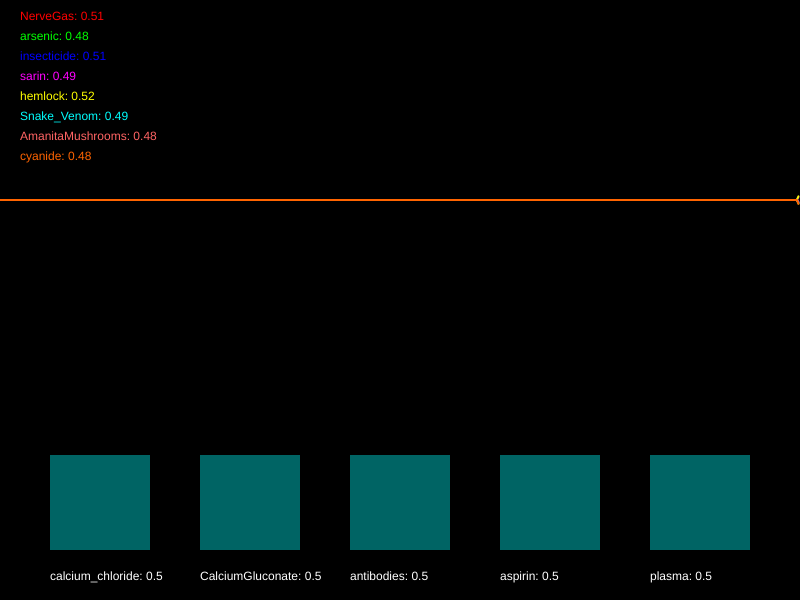
Frame 1 (no input)
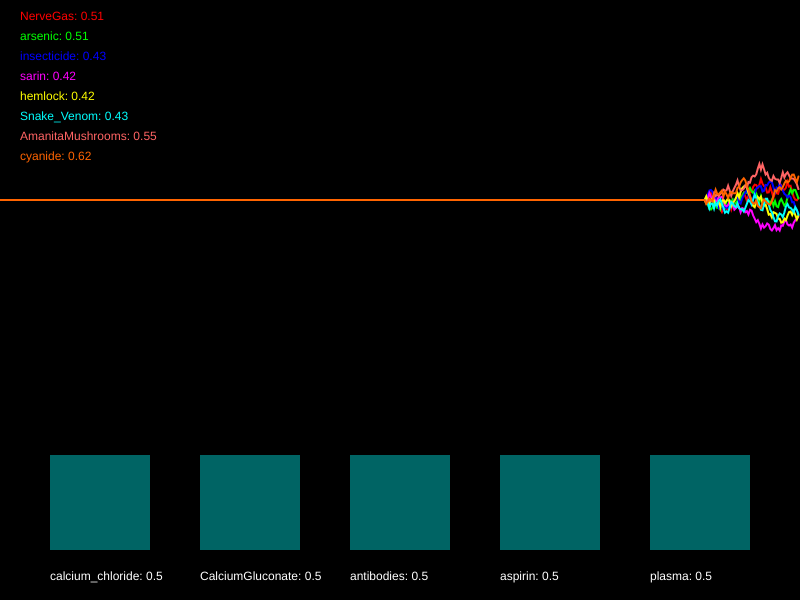
Frame 60 (no input)
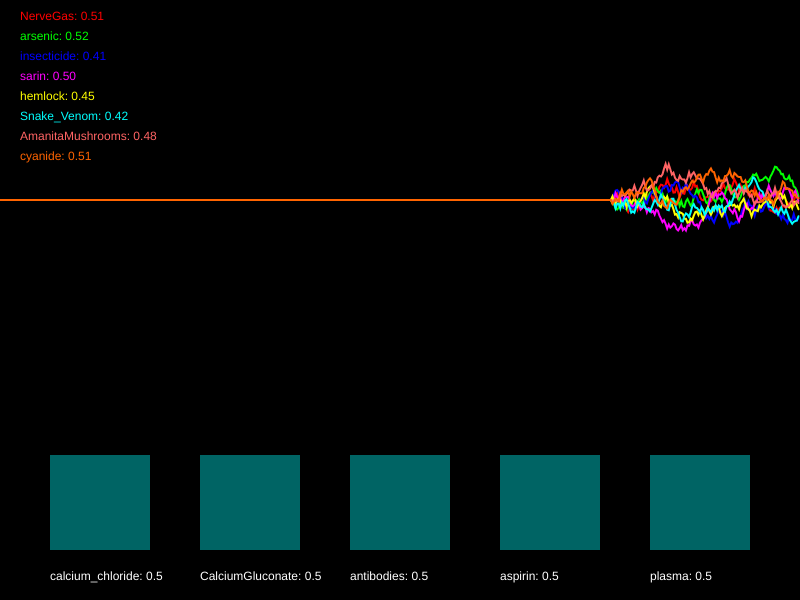
Frame 120 (the mouse pressed at the canvas centre since frame 60)

The p5.js sketch that drew these frames (run headless with seeded random() and noise() and a simulated clock; from frame 60 on, the mouse is pressed at the canvas centre):

// p5.js sketch
// ── sketch.js
/*

Officer: 1845677
CaseNum: 401-3-25497163-1845677

Case 401 - The Case of Norbert's Weiner Stand
Stage 4 - Mortal Cupcake

It seems that Norbert is getting desperate now. In what appears to be his final stand he has set up his own cupcake shop. The laced cupcakes look delicious but they are extremely dangerous. Just a brief whiff of one can induce a series of
deadly symptoms. This is Norbert’s most complex poison to date, so you’ll have to work hard to produce a viable antidote.

You must develop the antidote by using conditional statements in the draw loop to do the following.

	- If hemlock dips below 0.75, or on the other hand, NerveGas goes above 0.66 and AmanitaMushrooms dips below 0.66, try decreasing calcium_chloride by 0.01
	- If sarin goes above 0.27 or cyanide goes above 0.49, whilst at the same time, Snake_Venom goes above 0.44 and insecticide goes above 0.35, try increasing calcium_chloride by 0.05
	- If AmanitaMushrooms goes above 0.29 or Snake_Venom dips below 0.26, or on the other hand, hemlock goes above 0.42 and sarin goes above 0.55, try decreasing CalciumGluconate by 0.04
	- If either insecticide dips below 0.31, arsenic goes above 0.3, NerveGas dips below 0.71, or perhaps cyanide dips below 0.69, increase CalciumGluconate by 0.05
	- If either NerveGas goes above 0.38, sarin dips below 0.53, arsenic dips below 0.61, or perhaps cyanide goes above 0.33, try decreasing antibodies by 0.05
	- When insecticide dips below 0.29, hemlock goes above 0.58, and also AmanitaMushrooms goes above 0.52, increase antibodies by 0.01
	- When Snake_Venom dips below 0.41 or hemlock goes above 0.27, whilst at the same time, insecticide dips below 0.67, try decreasing aspirin by 0.01
	- When cyanide dips below 0.63 or AmanitaMushrooms goes above 0.34, whilst at the same time, NerveGas goes above 0.53, increment aspirin by 0.02
	- If either NerveGas goes above 0.41, AmanitaMushrooms dips below 0.57, or perhaps Snake_Venom goes above 0.35, reduce plasma by 0.01
	- If arsenic goes above 0.66 or hemlock goes above 0.61, whilst at the same time, insecticide goes above 0.61 and sarin dips below 0.5, try increasing plasma by 0.03


Your conditional statements should consider the following poisons:

	- NerveGas
	- arsenic
	- insecticide
	- sarin
	- hemlock
	- Snake_Venom
	- AmanitaMushrooms
	- cyanide


Your conditional statements should modify the following antidotes:

	- calcium_chloride
	- CalciumGluconate
	- antibodies
	- aspirin
	- plasma


- There are many ways to complete this task but you should only use the following commands:

	if(){}
	>
	<
	&&
	||
	+=
	-=

*/

//Declare the poison variables
var NerveGas;
var arsenic;
var insecticide;
var sarin;
var hemlock;
var Snake_Venom;
var AmanitaMushrooms;
var cyanide;


//Declare the antidote variables
var calcium_chloride;
var CalciumGluconate;
var antibodies;
var aspirin;
var plasma;


//This variable is used for drawing the graph
var graphs;


function setup()
{

	createCanvas(800,600);
	strokeWeight(2);

	//initialise the poisons and antidotes
	NerveGas = 0.5;
	arsenic = 0.5;
	insecticide = 0.5;
	sarin = 0.5;
	hemlock = 0.5;
	Snake_Venom = 0.5;
	AmanitaMushrooms = 0.5;
	cyanide = 0.5;
	calcium_chloride = 0.5;
	CalciumGluconate = 0.5;
	antibodies = 0.5;
	aspirin = 0.5;
	plasma = 0.5;


	//fills the graph with empty values
	graphs = [];

	for(var i = 0; i < 8; i++)
	{
		graphs.push([]);
		for(var j = 0; j < 512; j++)
		{
			graphs[i].push(0.5);
		}
	}

}

function draw()
{

	//Develop the antidote below
	//Write conditional statements to change the amount of each substance ...




	//////////////////////////////////////////////////////

	//the code below generates new values using random numbers

	/*
		For testing, you might want to temporarily comment out
		these lines and set the same variables to constant values
		instead.
	*/

	NerveGas = nextValue(graphs[0],NerveGas);
	arsenic = nextValue(graphs[1],arsenic);
	insecticide = nextValue(graphs[2],insecticide);
	sarin = nextValue(graphs[3],sarin);
	hemlock = nextValue(graphs[4],hemlock);
	Snake_Venom = nextValue(graphs[5],Snake_Venom);
	AmanitaMushrooms = nextValue(graphs[6],AmanitaMushrooms);
	cyanide = nextValue(graphs[7],cyanide);


	calcium_chloride = constrain(calcium_chloride, 0, 1);
	CalciumGluconate = constrain(CalciumGluconate, 0, 1);
	antibodies = constrain(antibodies, 0, 1);
	aspirin = constrain(aspirin, 0, 1);
	plasma = constrain(plasma, 0, 1);


	///////// DO NOT CHANGE THE CODE BELOW ///////////

	//drawing code

	// set background
	background(0);
	noFill();

	//draw the graphs for the vitals

	var colors = [
		color(255, 0, 0),
		color(0, 255, 0),
		color(0, 0, 255),
		color(255, 0, 255),
		color(255, 255, 0),
		color(0, 255, 255),
		color(255, 100, 100),
		color(255, 100, 0)
	];

	for(var i = 0; i < graphs.length; i++)
	{
		stroke(colors[i]);
		drawGraph(graphs[i]);
	}

	//draw the poisons as text
	noStroke();
	fill(colors[0]);
	text('NerveGas: ' + nf(NerveGas,1,2), 20,20);
	fill(colors[1]);
	text('arsenic: ' + nf(arsenic,1,2), 20,40);
	fill(colors[2]);
	text('insecticide: ' + nf(insecticide,1,2), 20,60);
	fill(colors[3]);
	text('sarin: ' + nf(sarin,1,2), 20,80);
	fill(colors[4]);
	text('hemlock: ' + nf(hemlock,1,2), 20,100);
	fill(colors[5]);
	text('Snake_Venom: ' + nf(Snake_Venom,1,2), 20,120);
	fill(colors[6]);
	text('AmanitaMushrooms: ' + nf(AmanitaMushrooms,1,2), 20,140);
	fill(colors[7]);
	text('cyanide: ' + nf(cyanide,1,2), 20,160);


	//draw the antidotes bar chart
	drawBar(calcium_chloride,50,'calcium_chloride');
	drawBar(CalciumGluconate,200,'CalciumGluconate');
	drawBar(antibodies,350,'antibodies');
	drawBar(aspirin,500,'aspirin');
	drawBar(plasma,650,'plasma');


}

function nextValue(graph, val)
{
	//gets the next value for a vital and puts it in an array for drawing
	var delta = random(-0.03,0.03);

	val += delta;
	if(val > 1 || val < 0)
	{
		delta *= -1;
		val += delta * 2;
	}

	graph.push(val)
	graph.shift();
	return val;
}

function drawGraph(graph)
{
	//draws an array as a graph
	beginShape();
	for(var i = 0; i < graph.length; i++)
	{
			vertex(width * i/512, height * 0.5 - graph[i]* height/3)
	}
	endShape();
}


function drawBar(val, x, name)
{
	//draws the bars for bar chart
    noStroke();
    fill(0,100,100);
	var mh = height * 0.4 - 50;
	rect(x,(height - 50) - val*mh, 100, val*mh);
    fill(255);
	text(name + ": " + val, x, height - 20);
}
